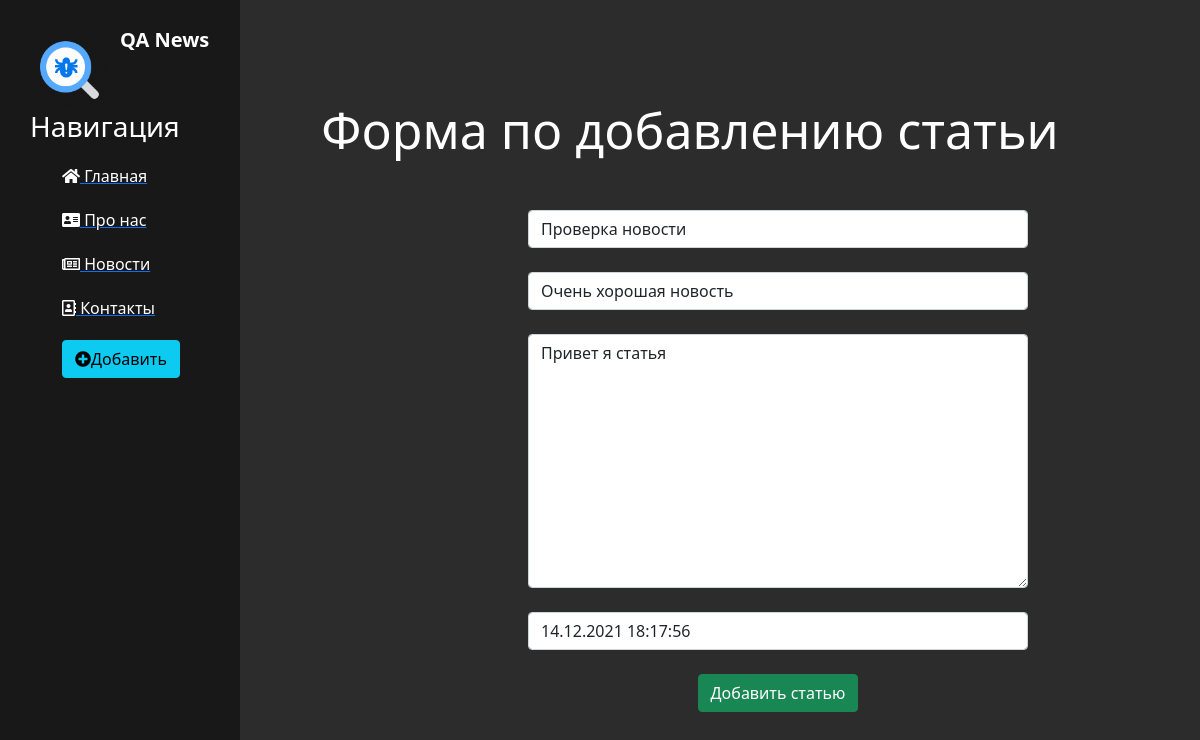
/news/1/update, run on the app's committed database.
### news/models.py (models this page shows, shortened)
class Articals(models.Model):
    title = models.CharField('Название', max_length=50, default='')
    anons = models.CharField('Анонс', max_length=250, default='')
    full_text = models.TextField('Статья')
    date = models.DateTimeField('Дата публикации')
    class Meta:
        verbose_name = 'Новость'
        verbose_name_plural = 'Новости'

### news/views.py (the view)
# urls.py: path('<int:pk>/update', views.NewsUpdateView.as_view(), name='news-update'),
class NewsUpdateView(UpdateView):
    model = Articals
    template_name = 'news/create.html'
    form_class = ArticlesForm

### news/forms.py
class ArticlesForm(ModelForm):
    class Meta:
        model = Articals
        fields = ['title', 'anons', 'full_text', 'date']
        widgets = {
            "title": TextInput(attrs={
                'class': 'form-control',
                'placeholder': 'Название статьи'
            }),
            "anons": TextInput(attrs={
                'class': 'form-control',
                'placeholder': 'Анонс статьи'
            }),
            "date": DateTimeInput(attrs={
                'class': 'form-control',
                'placeholder': 'Дата публикации'
            }),
            "full_text": Textarea(attrs={
                'class': 'form-control',
                'placeholder': 'Текст статьи'
            })
        }

### news/templates/news/create.html (shortened to what this page needs)
{% extends 'main/layaut.html' %}
{% block content %}
    <div class='features'>
        <h1>Форма по добавлению статьи</h1>
        <form method="post">
            {{ form.title }}<br>
            {{ form.anons }}<br>
            {{ form.full_text }}<br>
            {{ form.date }}<br>
            <button class="btn btn-success" type="submit">Добавить статью</button>
        </form>
    </div>
{% endblock %}

### main/static/main/css/main.css (style rules this page uses)
body { background: #2c2c2c; }
main .features { float: left; color: #fff; margin-top: 100px; text-align: center; width: 75%; }
main .features h1 { font-size: 50px; }
form { margin-left: 32%; width: 500px; margin-top: 50px; }

### data on the page
Articals: title "Проверка новости", anons "Очень хорошая новость", full_text "Привет я статья", date "14.12.2021 18:17:56"
